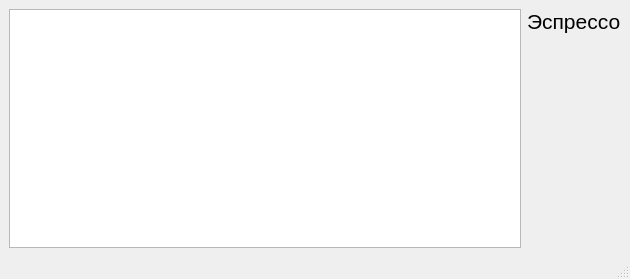
<?xml version="1.0" encoding="UTF-8"?>
<ui version="4.0">
 <class>MainWindow</class>
 <widget class="QMainWindow" name="MainWindow">
  <property name="geometry">
   <rect>
    <x>0</x>
    <y>0</y>
    <width>630</width>
    <height>279</height>
   </rect>
  </property>
  <property name="windowTitle">
   <string>MainWindow</string>
  </property>
  <widget class="QWidget" name="centralwidget">
   <layout class="QGridLayout" name="gridLayout">
    <item row="1" column="1">
     <spacer name="verticalSpacer">
      <property name="orientation">
       <enum>Qt::Vertical</enum>
      </property>
      <property name="sizeHint" stdset="0">
       <size>
        <width>20</width>
        <height>40</height>
       </size>
      </property>
     </spacer>
    </item>
    <item row="0" column="1">
     <widget class="QLabel" name="label">
      <property name="font">
       <font>
        <pointsize>16</pointsize>
       </font>
      </property>
      <property name="text">
       <string>Эспрессо</string>
      </property>
     </widget>
    </item>
    <item row="0" column="0" rowspan="2">
     <widget class="QTableWidget" name="tableWidget">
      <property name="editTriggers">
       <set>QAbstractItemView::NoEditTriggers</set>
      </property>
     </widget>
    </item>
   </layout>
  </widget>
  <widget class="QStatusBar" name="statusbar"/>
 </widget>
 <resources/>
 <connections/>
</ui>
